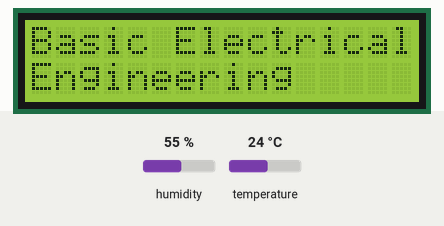
Simulated run of this sketch. Board: Arduino Uno, built with avr-gcc and run on an emulated ATmega328P. Parts: 16×2 character LCD. Inputs (shaded band) come from the test bench; at power-on: temperature 24 °C, humidity 55 %. What the sketch prints to the serial monitor is not drawn.

Above: at 1.1 s.
At 3.6 s:
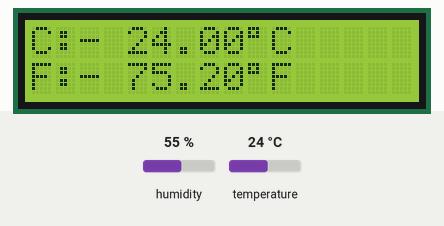
3.7 s: temperature set to 12 °C
At 6.2 s:
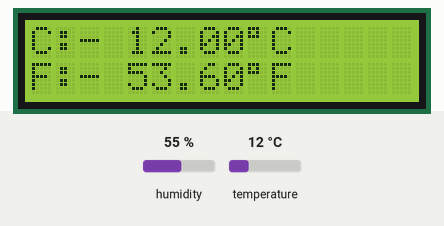
6.6 s: temperature set to 19 °C
At 8.4 s:
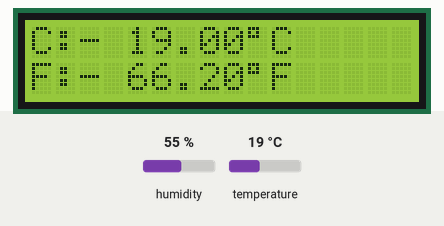
9.4 s: temperature set to 28 °C
At 11.8 s:
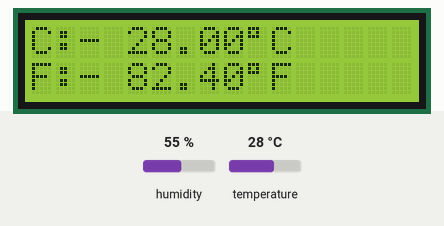
Timing chart, 0 to 13.3 s (numbered marks = the images above; inputs shaded):
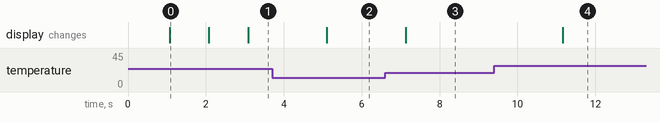

The sketch:

_Dig_Therm.ino
```cpp
/*
    Name:- MainFrame KuznetSov
    Prototype 3
    Digital Thermometer for Basic Electrical Engineering Project
*/
#include <LiquidCrystal.h>
#include <DHT.h>
#include <Adafruit_Sensor.h>
const int rs = 12, en = 11, d4 = 5, d5 = 4, d6 = 3, d7 = 2;
LiquidCrystal lcd(rs, en, d4, d5, d6, d7);
#define DPIN 7
#define DTYPE DHT22
#define pause 1000
DHT dht (DPIN,DTYPE);
float tempC,tempF;
void printCode(char str1[], char str2[])
{
  lcd.setCursor(0,0);
  lcd.print(str1);
  lcd.setCursor(0,1);
  lcd.print(str2);
}
void setup()
{
  Serial.begin(9600);
  lcd.begin(16,2);
  printCode("Halfscore","Metacrats");
  delay(pause);
  lcd.clear();
  printCode("Basic Electrical","Engineering");
  delay(pause);
  lcd.clear();
  dht.begin();
}
void loop()
{
  Serial.println();
  delay(1000);
  lcd.clear();
  tempC=dht.readTemperature();
  tempF=(tempC*1.8)+32;
  Serial.print("Temperature");
  Serial.print(tempC);
  Serial.print("C");
  Serial.println();
  Serial.print("Temperature");
  Serial.print(tempF);
  Serial.print("F");
  lcd.setCursor(0,0);
  lcd.print("C:- ");
  lcd.print(tempC);
  lcd.setCursor(9,0);
  lcd.write(0xdf);
  lcd.print("C");
  lcd.setCursor(0,1);
  lcd.print("F:- ");
  lcd.print(tempF);
  lcd.setCursor(9,1);
  lcd.write(0xdf);
  lcd.print("F");
}
```

Measured:
- after the input at 3.7 s, the display: changes after 1.4 s (image 2)
- after the input at 6.6 s, the display: changes after 0.53 s (image 3)
- after the input at 9.4 s, the display: changes after 1.8 s (image 4)
- what the display in image 0 shows lasts 1.0 s, from 1.1 s to 2.1 s
